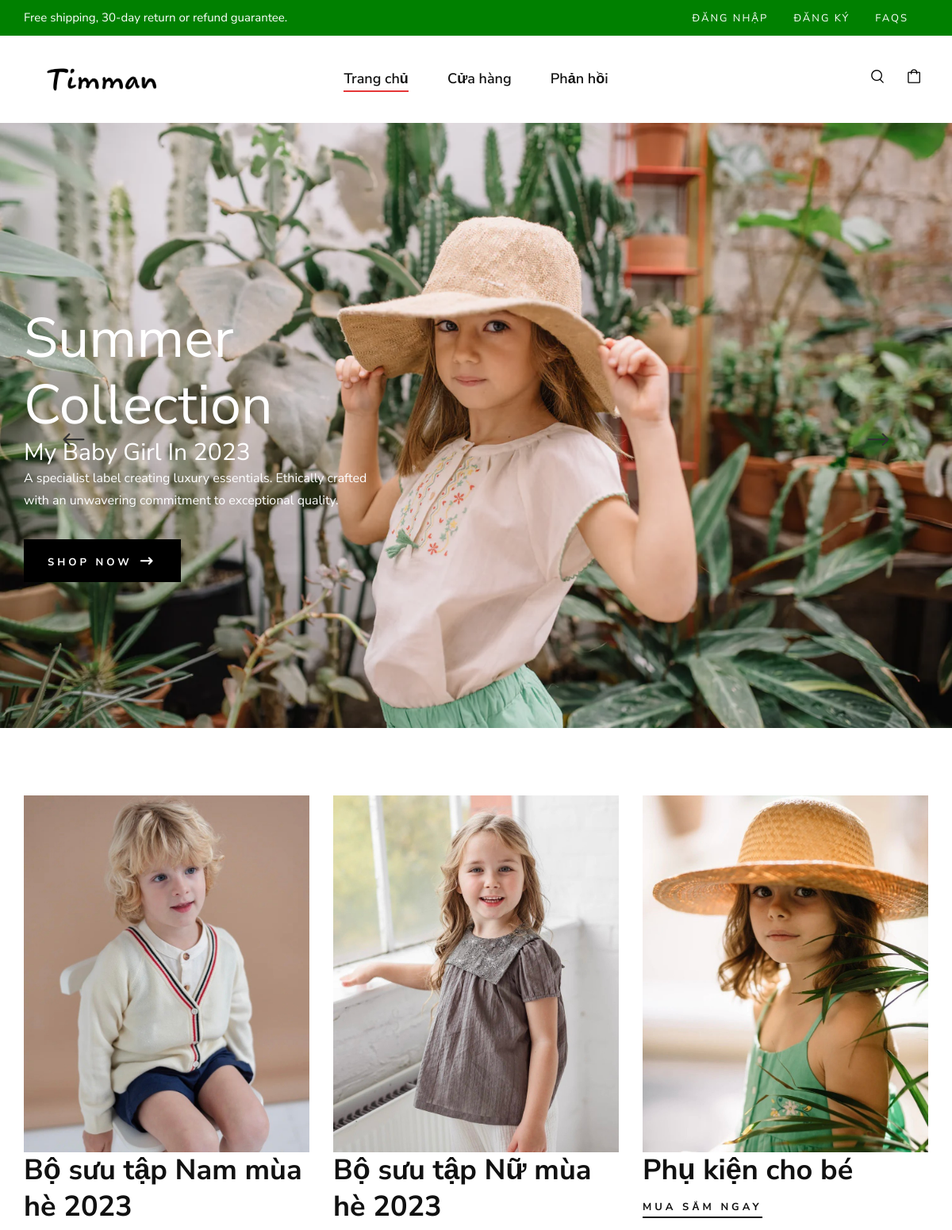
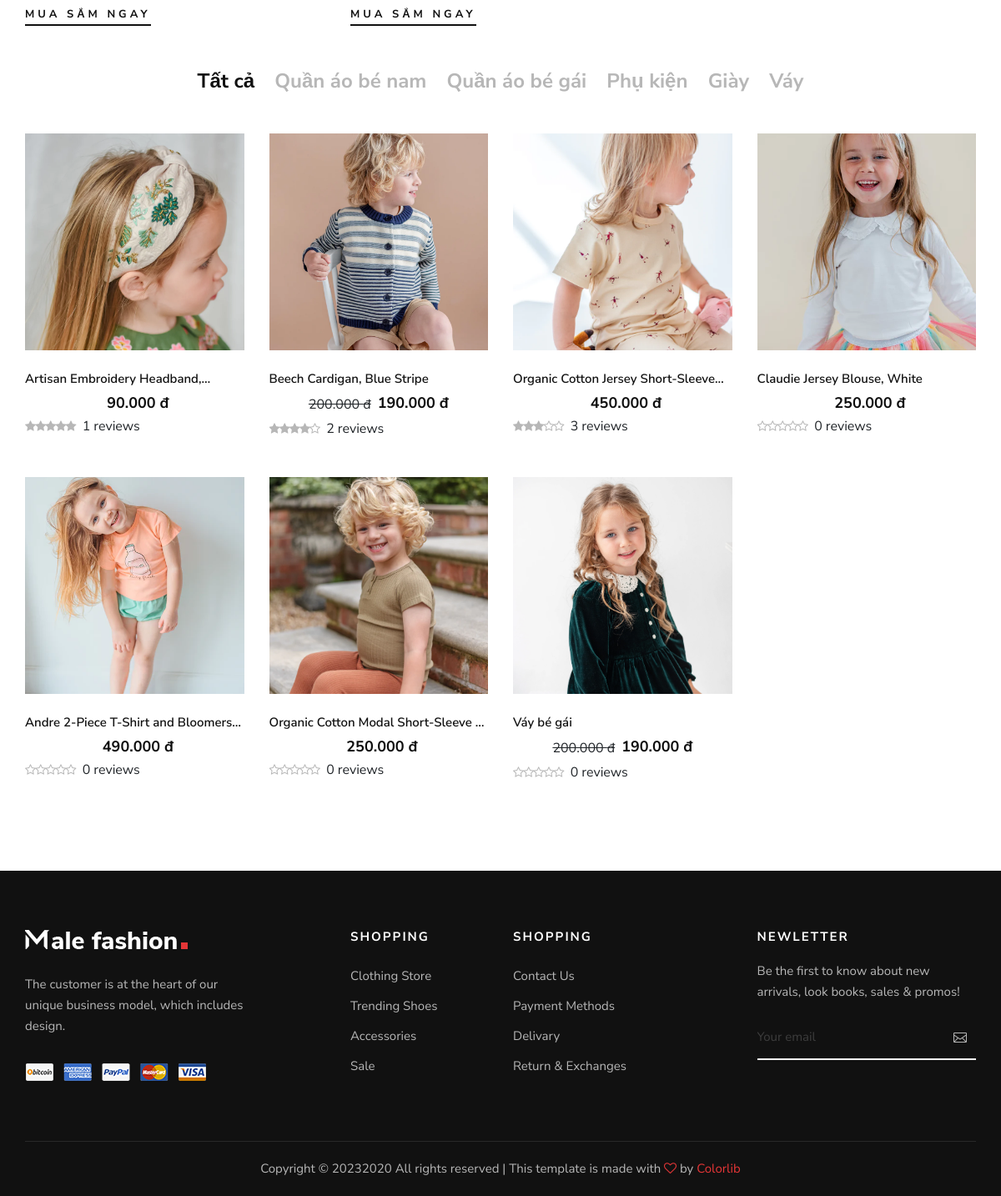
The page / on the database its author committed (2 pictures, top to bottom).
### tables this page shows
CREATE TABLE `category` (
  `id` int(11) NOT NULL,
  `name` varchar(100) DEFAULT NULL,
  `slug` varchar(100) DEFAULT NULL,
  `images` varchar(100) DEFAULT NULL,
  `banner` varchar(100) NOT NULL,
  `home` tinyint(4) NOT NULL DEFAULT 0,
  `status` tinyint(4) NOT NULL DEFAULT 1,
  `level` int(11) NOT NULL DEFAULT 0,
  `created_at` timestamp NOT NULL DEFAULT current_timestamp(),
  `updated_at` timestamp NOT NULL DEFAULT current_timestamp() ON UPDATE current_timestamp()
);

CREATE TABLE `product` (
  `id` int(11) NOT NULL,
  `name` varchar(100) DEFAULT NULL,
  `slug` varchar(100) DEFAULT NULL,
  `price` int(11) DEFAULT NULL,
  `sale` tinyint(4) DEFAULT 0,
  `thundar` varchar(200) DEFAULT NULL,
  `rated` int(11) NOT NULL DEFAULT 0,
  `comment` int(11) NOT NULL DEFAULT 0,
  `category_id` int(11) DEFAULT NULL,
  `content` text DEFAULT NULL,
  `head` int(11) DEFAULT 0,
  `view` int(11) DEFAULT 0,
  `hot` tinyint(4) DEFAULT 0,
  `number` int(11) NOT NULL DEFAULT 0,
  `status` int(10) NOT NULL DEFAULT 1,
  `create_at` timestamp NULL DEFAULT current_timestamp(),
  `update_at` timestamp NULL DEFAULT current_timestamp()
);

### libraries/Function.php (called while the page is built, shortened)
<?php
    function base_url()
    {
        return $url  = "http://localhost:8080/FashionShop/";
    }
    function uploads()
    {
        return base_url() . "public/uploads/";
    }
    function formatPrice($number)
    {
        $number = intval($number);
        return number_format($number,0,',','.');
    }
    function formatSale($number,$sale)
    {
        return ($number*(100-$sale)/100);
    }

### libraries/Database.php (called while the page is built, shortened)
<?php
class Database
{
    public $link;
    public function __construct()
    {
        $this->link = mysqli_connect("localhost", "root", "", "webfast") or die();
        mysqli_set_charset($this->link, "utf8");
    }
    public function fetchsql($sql)
    {
        $result = mysqli_query($this->link, $sql) or die("Lỗi  truy vấn sql " . mysqli_error($this->link));
        $data = [];
        if ($result) {
            while ($num = mysqli_fetch_assoc($result)) {
                $data[] = $num;
            }
        }
        return $data;
    }
}

### autoload/autoload.php (called while the page is built, shortened)
<?php
	require_once __DIR__. '/../libraries/Database.php';
	require_once __DIR__. '/../libraries/Function.php';
	$db = new Database;
 ?>

### index.php (the view, shortened to what this page needs)
<?php require_once __DIR__ . '/autoload/autoload.php';
$sqlRated = "SELECT product.*, category.slug as cateSlug, product_images.image as images FROM product LEFT JOIN category ON category.id = product.category_id LEFT JOIN product_images on product_images.product_id = product.id WHERE category.home = 0 AND product.status = 1 GROUP BY product.id ORDER BY rated DESC";
$productRated = $db->fetchsql($sqlRated);
?>
<?php require_once __DIR__ . '/layouts/header.php'; ?>
<?php require_once __DIR__ . '/layouts/banner.php'; ?>
<section class="product spad">
    <div class="container">
        <div class="row">
            <div class="col-lg-12">
                <ul class="filter__controls">
                    <li class="active" data-filter="*">Tất cả</li>
                    <?php foreach ($categories as $cate) : ?>
                        <li data-filter=".<?= $cate['slug'] ?>"><?= $cate['name'] ?></li>
                    <?php endforeach ?>
                </ul>
            </div>
        </div>
        <div class="row product__filter">
            <?php foreach ($productRated as $item) : ?>
                <div class="col-lg-3 col-md-6 col-sm-6 col-md-6 col-sm-6 mix <?= $item['cateSlug'] ?>">
                    <div class="product__item">
                        <div class="product__item__pic set-bg" data-setbg="<?= uploads() ?>product/<?= $item['images'] ?>">
                        </div>
                        <div class="product__item__text">
                            <h6><?= $item['name'] ?></h6>
                            <span class="d-flex justify-content-center" style="padding-block:5px">
                                <?php if ($item['sale'] > 0) : ?>
                                    <strike class="sale"><?= formatPrice($item['price']) ?> đ</strike>
                                <?php endif ?>
                                <h5 class="ml-2"><?= formatPrice(formatSale($item['price'], $item['sale'])) ?> đ</h5>
                            </span>
                            <div class="rating">
                                <i class="fa fa-star<?php if ($item['rated'] < 1) : ?>-o<?php endif ?>"></i>
                                <i class="fa fa-star<?php if ($item['rated'] < 2) : ?>-o<?php endif ?>"></i>
                                <i class="fa fa-star<?php if ($item['rated'] < 3) : ?>-o<?php endif ?>"></i>
                                <i class="fa fa-star<?php if ($item['rated'] < 4) : ?>-o<?php endif ?>"></i>
                                <i class="fa fa-star<?php if ($item['rated'] < 5) : ?>-o<?php endif ?>"></i>
                                <span class="chu ml-2"><?= $item['comment'] ?> reviews </span>
                            </div>
                        </div>
                    </div>
                </div>
            <?php endforeach ?>
        </div>
    </div>
</section>
<?php require_once __DIR__ . '/layouts/footer.php'; ?>

### layouts/header.php (shortened to what this page needs)
<?php
require_once __DIR__ . '/../autoload/autoload.php';
$categories = $db->fetchsql("SELECT * FROM category WHERE level = 0 AND status = 1 AND home = 0 LIMIT 10");
?>
<!DOCTYPE html>
<html>
<head>
	<link rel="stylesheet" href="<?php echo base_url() ?>public/frontend/css/bootstrap.min.css" type="text/css">
	<link rel="stylesheet" href="<?php echo base_url() ?>public/frontend/css/font-awesome.min.css" type="text/css">
	<link rel="stylesheet" href="<?php echo base_url() ?>public/frontend/css/elegant-icons.css" type="text/css">
	<link rel="stylesheet" href="<?php echo base_url() ?>public/frontend/css/magnific-popup.css" type="text/css">
	<link rel="stylesheet" href="<?php echo base_url() ?>public/frontend/css/nice-select.css" type="text/css">
	<link rel="stylesheet" href="<?php echo base_url() ?>public/frontend/css/owl.carousel.min.css" type="text/css">
	<link rel="stylesheet" href="<?php echo base_url() ?>public/frontend/css/slicknav.min.css" type="text/css">
	<link rel="stylesheet" href="<?php echo base_url() ?>public/frontend/css/style.css" type="text/css">
</head>
<body>
	<header class="header">
		<div class="header__top">
			<div class="container">
				<div class="row">
					<div class="col-lg-6 col-md-7">
						<div class="header__top__left">
							<p>Free shipping, 30-day return or refund guarantee.</p>
						</div>
					</div>
					<div class="col-lg-6 col-md-5">
						<div class="header__top__right">
							<div class="header__top__links">
								<?php if (isset($_SESSION['name_user'])) : ?>
									<a href="dang-xuat.php">Đăng xuất</a>
									<a href="ls-mua-hang.php">Lịch sử mua hàng</a>
								<?php else : ?>
									<a href="dang-nhap.php?path=<?php echo $_SERVER['SERVER_NAME'] . $_SERVER['REQUEST_URI'] ?>">Đăng nhập</a>
									<a href="dang-ki.php?path=<?php echo $_SERVER['SERVER_NAME'] . $_SERVER['REQUEST_URI'] ?>">Đăng ký</a>
								<?php endif ?>
								<a href="feedback.php">FAQs</a>
							</div>
						</div>
					</div>
				</div>
			</div>
		</div>
		<div class="container">
			<div class="row">
				<div class="col-lg-3 col-md-3">
					<div class="header__logo">
						<a href="index.php"><img src="<?php echo base_url() ?>public/frontend/img/logo-2.png" alt="" width="196" height="50"></a>
					</div>
				</div>
				<div class="col-lg-6 col-md-6">
					<nav class="header__menu mobile-menu">
						<ul>
							<li class="active"><a href="index.php">Trang chủ</a></li>
							<li><a href="timkiem.php?keyword=">Cửa hàng</a></li>
							<li><a href="feedback.php">Phản hồi</a></li>
						</ul>
					</nav>
				</div>
				<div class="col-lg-3 col-md-3">
					<div class="header__nav__option">
						<a href="#" class="search-switch"><img src="<?php echo base_url() ?>public/frontend/img/icon/search.png" alt=""></a>
						<a class="giohang cursor" href="giohang.php"><img src="<?php echo base_url() ?>public/frontend/img/icon/cart.png" alt=""> <span class="cart-total"></span></a>
					</div>
				</div>
			</div>
		</div>
	</header>

### layouts/banner.php (shortened to what this page needs)
<section class="hero">
	<div class="hero__slider owl-carousel">
		<div class="hero__items set-bg" data-setbg="<?php echo base_url() ?>public/frontend/img/hero/hero-12.jpg">
			<div class="container">
				<div class="row">
					<div class="col-xl-5 col-lg-7 col-md-8">
						<div class="hero__text">
							<h1 style="color: white">Summer Collection</h1>
							<h3 style="color: white">My Baby Girl In 2023</h3>
							<p style="color: white">A specialist label creating luxury essentials. Ethically crafted with an unwavering
								commitment to exceptional quality.</p>
							<a href="timkiem.php" class="primary-btn">Shop now <span class="arrow_right"></span></a>
							<div class="hero__social">
								<a href="#"><i class="fa fa-facebook"></i></a>
								<a href="#"><i class="fa fa-twitter"></i></a>
								<a href="#"><i class="fa fa-pinterest"></i></a>
								<a href="#"><i class="fa fa-instagram"></i></a>
							</div>
						</div>
					</div>
				</div>
			</div>
		</div>
	</div>
</section>
<section class="banner spad py-5">
	<div class="container">
		<div class="row d-flex">
			<div class="col-lg-4">
				<div class="banner__item">
					<div class="banner__item__pic">
						<img src="<?php echo base_url() ?>public/frontend/img/banner/banner_11.jpg" alt="">
					</div>
					<div class="banner__item__text pt-3">
						<h2>Bộ sưu tập Nam mùa hè 2023</h2>
						<a href="danh-muc.php?id=53">Mua sắm ngay</a>
					</div>
				</div>
			</div>
			<div class="col-lg-4">
				<div class="banner__item banner__item--middle mt-0">
					<div class="banner__item__pic">
						<img src="<?php echo base_url() ?>public/frontend/img/banner/banner_12.jpg" alt="">
					</div>
					<div class="banner__item__text pt-0">
						<h2>Bộ sưu tập Nữ mùa hè 2023</h2>
						<a href="danh-muc.php?id=54">Mua sắm ngay</a>
					</div>
				</div>
			</div>
			<div class="col-lg-4">
				<div class="banner__item banner__item--last mt-0">
					<div class="banner__item__pic">
						<img src="<?php echo base_url() ?>public/frontend/img/banner/banner_3.jpg" alt="">
					</div>
					<div class="banner__item__text pt-3">
						<h2>Phụ kiện cho bé</h2>
						<a href="danh-muc.php?id=55">Mua sắm ngay</a>
					</div>
				</div>
			</div>
		</div>
	</div>
</section>

### layouts/footer.php (shortened to what this page needs)
<footer class="footer">
  <div class="container">
    <div class="row">
      <div class="col-lg-3 col-md-6 col-sm-6">
        <div class="footer__about">
          <div class="footer__logo">
            <a href="#"><img src="img/footer-logo.png" alt=""></a>
          </div>
          <p>The customer is at the heart of our unique business model, which includes design.</p>
          <a href="#"><img src="img/payment.png" alt=""></a>
        </div>
      </div>
      <div class="col-lg-2 offset-lg-1 col-md-3 col-sm-6">
        <div class="footer__widget">
          <h6>Shopping</h6>
          <ul>
            <li><a href="#">Clothing Store</a></li>
            <li><a href="#">Trending Shoes</a></li>
            <li><a href="#">Accessories</a></li>
            <li><a href="#">Sale</a></li>
          </ul>
        </div>
      </div>
      <div class="col-lg-2 col-md-3 col-sm-6">
        <div class="footer__widget">
          <h6>Shopping</h6>
          <ul>
            <li><a href="#">Contact Us</a></li>
            <li><a href="#">Payment Methods</a></li>
            <li><a href="#">Delivary</a></li>
            <li><a href="#">Return & Exchanges</a></li>
          </ul>
        </div>
      </div>
      <div class="col-lg-3 offset-lg-1 col-md-6 col-sm-6">
        <div class="footer__widget">
          <h6>NewLetter</h6>
          <div class="footer__newslatter">
            <p>Be the first to know about new arrivals, look books, sales & promos!</p>
            <form action="#">
              <input type="text" placeholder="Your email">
              <button type="submit"><span class="icon_mail_alt"></span></button>
            </form>
          </div>
        </div>
      </div>
    </div>
    <div class="row">
      <div class="col-lg-12 text-center">
        <div class="footer__copyright__text">
          <p>Copyright ©
            2020
            All rights reserved | This template is made with <i class="fa fa-heart-o" aria-hidden="true"></i> by <a href="https://colorlib.com" target="_blank">Colorlib</a>
          </p>
        </div>
      </div>
    </div>
  </div>
</footer>
</body>
</html>

### rows shown on the page
category: name "Quần áo bé nam"
category: name "Quần áo bé gái"
category: name "Phụ kiện"
category: name "Giày"
category: name "Váy"
product: shows a picture, name "Artisan Embroidery…", price+sale "90.000", rated 5 (drawn), comment "1"
product: shows a picture, name "Beech Cardigan, Blue Stripe", price "200.000", price+sale "190.000", rated 4 (drawn), comment "2"
product: shows a picture, name "Organic Cotton Jersey…", price+sale "450.000", rated 3 (drawn), comment "3"
product: shows a picture, name "Claudie Jersey Blouse, White", price+sale "250.000", rated 0 (drawn), comment "0"
product: shows a picture, name "Andre 2-Piece T-Shirt and…", price+sale "490.000", rated 0 (drawn), comment "0"
product: shows a picture, name "Organic Cotton Modal…", price+sale "250.000", rated 0 (drawn), comment "0"
product: shows a picture, name "Váy bé gái", price "200.000", price+sale "190.000", rated 0 (drawn), comment "0"
